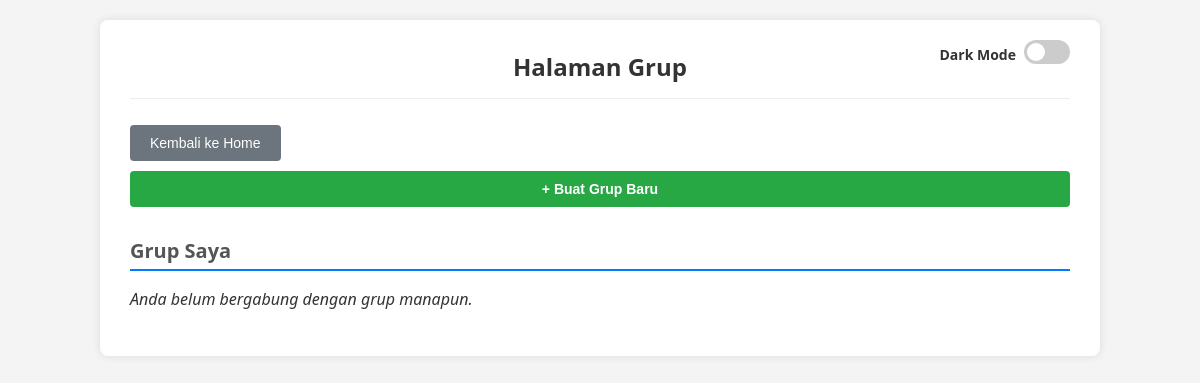
The page /display_grup.php (signed in) on the database as committed earlier.
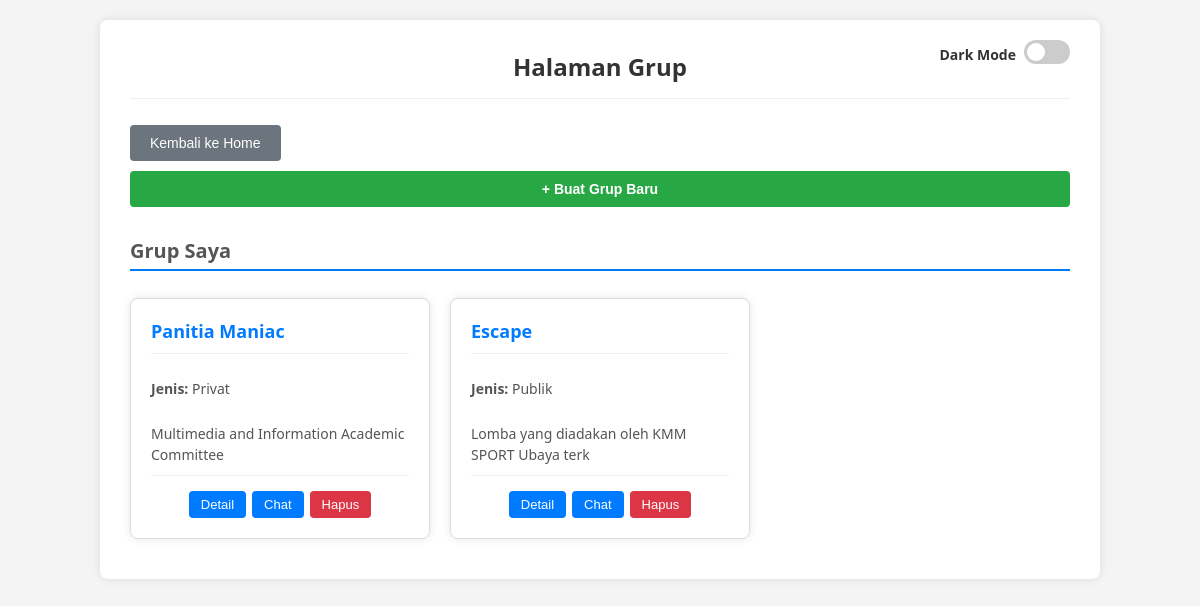
The same page on the database as committed later.
### tables this page shows
CREATE TABLE `grup` (
  `idgrup` int(11) NOT NULL,
  `username_pembuat` varchar(20) NOT NULL,
  `nama` varchar(45) DEFAULT NULL,
  `deskripsi` varchar(45) DEFAULT NULL,
  `tanggal_pembentukan` datetime DEFAULT NULL,
  `jenis` enum('Privat','Publik') DEFAULT NULL,
  `kode_pendaftaran` varchar(45) DEFAULT NULL
);

### class/parent.php (called while the page is built, shortened)
<?php
class classParent {
	public function __construct(){
		$this->mysqli =
		new mysqli(SERVER, UID, PWD, DB);
	}
}
?>

### class/grup.php (called while the page is built, shortened)
<?php
require_once("parent.php");
class Grup extends classParent {
    public function getGrupByCreator($username) {
        $sql = "SELECT * FROM grup WHERE username_pembuat = ?";
        $stmt = $this->mysqli->prepare($sql);
        $stmt->bind_param("s", $username);
        $stmt->execute();
        $res = $stmt->get_result();
        $data = [];
        while ($row = $res->fetch_assoc()) {
            $data[] = $row;
        }
        return $data;
    }
    public function getGrupByMember($username) {
    $sql = "SELECT g.*
            FROM grup g
            JOIN member_grup mg ON g.idgrup = mg.idgrup
            WHERE mg.username = ?";
    $stmt = $this->mysqli->prepare($sql);
    $stmt->bind_param("s", $username);
    $stmt->execute();
    $res = $stmt->get_result();
    $data = [];
    while ($row = $res->fetch_assoc()) {
        $data[] = $row;
    }
    return $data;
    }
}
?>

### display_grup.php (the view, shortened to what this page needs)
<?php
require_once("class/grup.php");
$grupObj = new Grup();
$username = $_SESSION['username'];
$isDosen = !empty($_SESSION['npk_dosen']);
$isMahasiswa = !empty($_SESSION['nrp_mahasiswa']);
$listGrupSaya = [];
if ($isDosen) {
    $grupDibuat = $grupObj->getGrupByCreator($username);
    $grupIkut = $grupObj->getGrupByMember($username);
    $temp = [];
    foreach ($grupDibuat as $g) $temp[$g['idgrup']] = $g;
    foreach ($grupIkut as $g) $temp[$g['idgrup']] = $g;
    $listGrupSaya = array_values($temp);
} elseif ($isMahasiswa) {
    $listGrupSaya = $grupObj->getGrupByMember($username);
    $listGrupPublik = $grupObj->getAvailablePublicGroups($username);
}
?>
<!DOCTYPE html>
<html>
<head>
    <link rel="stylesheet" href="css/style.css">
</head>
<body>
    <div class="container wide">
        <div class="theme-toggle">
            <span style="font-size:14px; font-weight:600;">Dark Mode</span>
            <label class="switch">
                <span class="slider"></span>
            </label>
        </div>
        <h1>Halaman Grup</h1>
        <a href="index.php"><button class="btn-back">Kembali ke Home</button></a>
        <?php
        if ($isDosen) {
            echo '<div style="margin-bottom: 15px;">';
            echo '<a href="tambah_grup.php"><button class="btn-add">+ Buat Grup Baru</button></a>';
            echo '</div>';
        }
        ?>
        <h2 class="section-title">Grup Saya</h2>
        <?php if (empty($listGrupSaya)) { ?>
            <p><i>Anda belum bergabung dengan grup manapun.</i></p>
        <?php } else { ?>
            <div class="container-grid">
                <?php foreach ($listGrupSaya as $g) { ?>
                    <div class="grup-card">
                        <h3><?= htmlentities($g['nama']) ?></h3>
                        <p><strong>Jenis:</strong> <?= htmlentities($g['jenis']) ?></p>
                        <p><?= htmlentities($g['deskripsi']) ?></p>
                        <div class="action-group" style="margin-top:auto; padding-top:15px; border-top:1px solid var(--border-light);">
                            <button class="detailBtn" value="<?= $g['idgrup'] ?>">Detail</button>
                            <button class="chatBtn btn-primary" value="<?= $g['idgrup'] ?>">Chat</button>
                            <?php if ($g['username_pembuat'] != $username) { ?>
                                <button class="keluarBtn btn-update" value="<?= $g['idgrup'] ?>">Keluar</button>
                            <?php } else { ?>
                                <button class="hapusGrupBtn" value="<?= $g['idgrup'] ?>">Hapus</button>
                            <?php } ?>
                        </div>
                    </div>
                <?php } ?>
            </div>
        <?php } ?>
    </div>
</body>
</html>

### css/style.css (style rules this page uses)
:root { --bg-body: #f4f4f4; --bg-container: #ffffff; --bg-menu: #e9ecef; --bg-table-head: #f8f9fa; --bg-table-even: #f9f9f9; --bg-modal: #ffffff; --text-main: #333; --text-secondary: #555; --border-color: #ddd; --primary: #007bff; --primary-hover: #0056b3; --success: #28a745; --warning: #ffc107; --danger: #dc3545; --border-light: #eee; --input-border: #ccc; --modal-border: #888; --shadow: 0 0 10px rgba(0,0,0,0.1); }
* { box-sizing: border-box; }
body { font-family: 'Segoe UI', Tahoma, Geneva, Verdana, sans-serif; background-color: var(--bg-body); color: var(--text-main); padding: 20px; margin: 0; }
.container { background: var(--bg-container); padding: 30px; border-radius: 8px; width: 95%; max-width: 600px; margin: auto; box-shadow: var(--shadow); position: relative; }
.container.wide { max-width: 1000px; }
.container-grid { display: grid; grid-template-columns: repeat(auto-fill, minmax(280px, 1fr)); gap: 20px; padding: 10px 0; }
.grup-card { background: var(--bg-container); border: 1px solid var(--border-color); border-radius: 8px; padding: 20px; box-shadow: var(--shadow); display: flex; flex-direction: column; transition: transform 0.2s; }
.grup-card h3 { margin-top: 0; color: var(--primary); border-bottom: 1px solid var(--border-light); padding-bottom: 10px; }
.grup-card p { font-size: 14px; color: var(--text-secondary); line-height: 1.5; margin-bottom: 10px; }
h1 { margin-top: 0; color: var(--text-main); text-align: center; border-bottom: 1px solid var(--border-light); padding-bottom: 15px; font-size: 24px; }
h2, h2.section-title { color: var(--text-secondary); border-bottom: 2px solid var(--primary); padding-bottom: 5px; margin-top: 30px; font-size: 20px; }
h3 { margin-top: 0; color: var(--text-secondary); margin-bottom: 10px; font-size: 18px; }
label { display: block; margin-bottom: 5px; font-weight: 600; color: var(--text-secondary); }
button, .btn { cursor: pointer; padding: 10px 20px; border: none; border-radius: 4px; font-size: 14px; margin-top: 10px; transition: background 0.3s; text-decoration: none; display: inline-block; text-align: center; }
.btn-save, .btn-add, .btn-login { background-color: var(--success); color: white; width: 100%; font-weight: bold; }
.btn-delete, .btn-remove, .hapusBtn, .hapusGrupBtn { background-color: var(--danger); color: white; }
.btn-back, .btn-secondary { background-color: #6c757d; color: white; }
.btn-primary, .btn-search, .page-link, .btn-menu, .detailBtn, .btn-detail { background-color: var(--primary); color: white; }
.editBtn, .hapusBtn, .page-link, .detailBtn, .chatBtn, .keluarBtn, .hapusGrupBtn, .btn-detail { padding: 6px 12px; font-size: 13px; width: auto; margin-top: 0; }
.action-group { display: flex; gap: 6px; justify-content: center; align-items: center; flex-wrap: nowrap; }
.action-group button { margin: 0; }
.theme-toggle { display: flex; align-items: center; gap: 8px; position: absolute; top: 20px; right: 30px; }
.switch { position: relative; display: inline-block; width: 46px; height: 24px; }
.slider { position: absolute; cursor: pointer; inset: 0; background-color: #ccc; border-radius: 24px; transition: 0.3s; }
.slider::before { content: ""; position: absolute; height: 18px; width: 18px; left: 3px; bottom: 3px; background-color: white; border-radius: 50%; transition: 0.3s; }

Rows that differ between the two databases and show on the page:
added grup: nama "Panitia Maniac", jenis "Privat", deskripsi "Multimedia and Information Academic Committee", $g['idgrup'] 2 (drawn)
added grup: nama "Escape", jenis "Publik", deskripsi "Lomba yang diadakan oleh KMM SPORT Ubaya terk", $g['idgrup'] 5 (drawn)
Other text that changed with them:
text no longer shown: "Anda belum bergabung dengan grup manapun."
